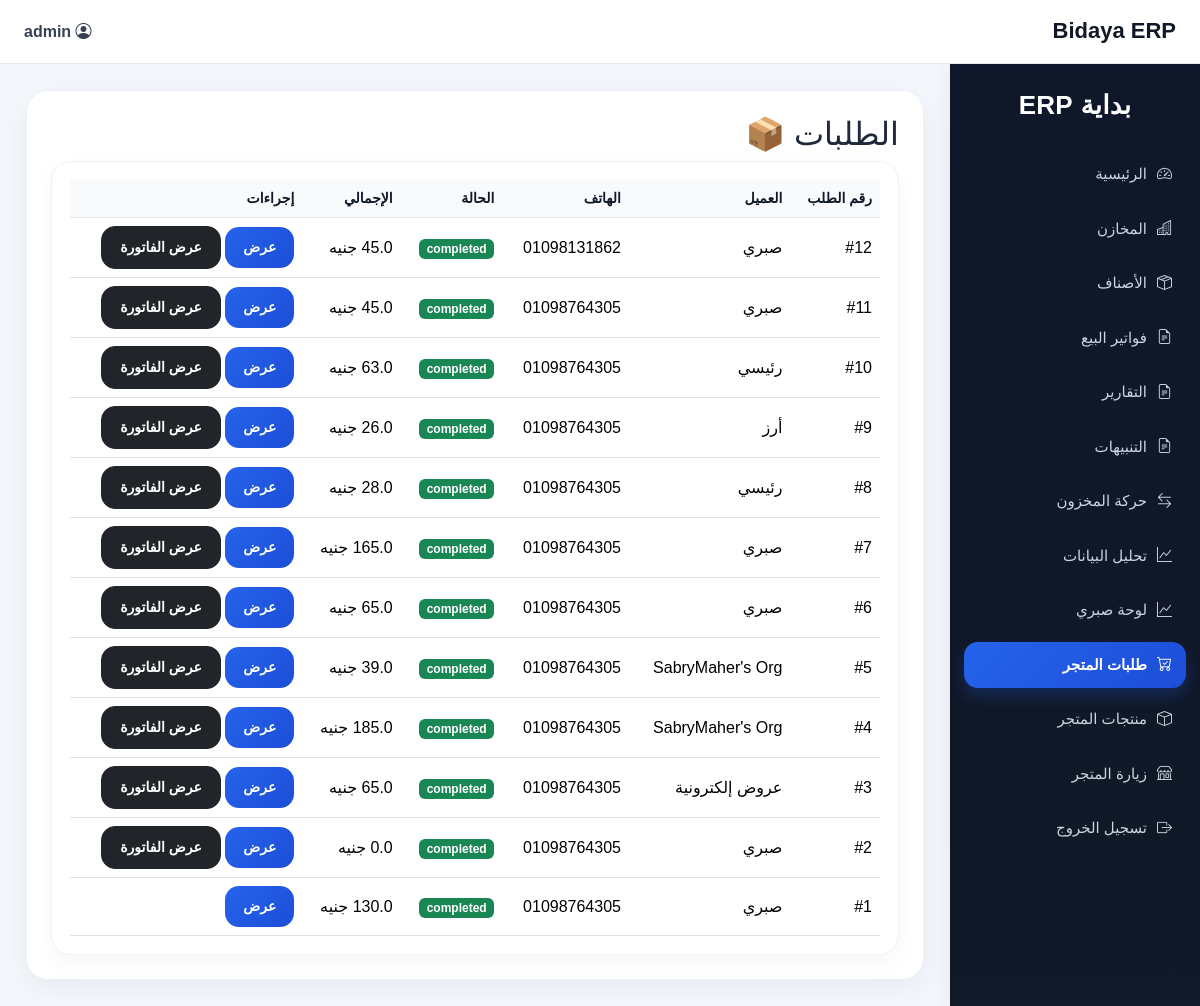
Page /orders (signed in) on the committed database.
### app/models.py (models this page shows, shortened)
class User(db.Model, UserMixin):
    id = db.Column(db.Integer, primary_key=True)
    username = db.Column(db.String(50), unique=True, nullable=False)
    email = db.Column(db.String(120), unique=True, nullable=False)
    password = db.Column(db.String(255), nullable=False)
    role = db.Column(db.String(20), default="operator")
    created_at = db.Column(db.DateTime, default=datetime.utcnow)

class Order(db.Model):
    id = db.Column(db.Integer, primary_key=True)
    customer_name = db.Column(db.String(200), nullable=False)
    customer_phone = db.Column(db.String(50), nullable=False)
    status = db.Column(db.String(50), default="pending", nullable=False)
    total_amount = db.Column(db.Float, default=0)
    created_at = db.Column(db.DateTime, default=datetime.utcnow)
    invoice_id = db.Column(db.Integer, db.ForeignKey("sales_invoice.id"), nullable=True)
    order_number = db.Column(db.String(50), unique=True, nullable=False, index=True)
    payment_status = db.Column(db.String(50), default="paid", nullable=False)
    commission = db.Column(db.Float, default=0)
    notes = db.Column(db.Text)
    created_at = db.Column(db.DateTime, default=datetime.utcnow)
    items = db.relationship("OrderItem", backref="order", lazy=True, cascade="all, delete-orphan")

### app/routes.py (the view)
    @app.route("/orders")
    @login_required
    def orders():
        all_orders = Order.query.order_by(Order.id.desc()).all()
        return render_template("shop/orders.html", orders=all_orders)

### app/models.py (called while the page is built)
@login_manager.user_loader
def load_user(user_id):
    return User.query.get(int(user_id))

### app/templates/shop/orders.html (shortened to what this page needs)
{% extends "layout.html" %}
{% block content %}
<div class="page-card">
    <div class="page-head">
        <h2>الطلبات 📦</h2>
    </div>
    <div class="table-wrap">
        <table class="table">
            <thead>
                <tr>
                    <th>رقم الطلب</th>
                    <th>العميل</th>
                    <th>الهاتف</th>
                    <th>الحالة</th>
                    <th>الإجمالي</th>
                    <th>إجراءات</th>
                </tr>
            </thead>
            <tbody>
                {% for order in orders %}
                <tr>
                    <td>#{{ order.id }}</td>
                    <td>{{ order.customer_name }}</td>
                    <td>{{ order.customer_phone }}</td>
                    <td>
                        {% if order.status == "completed" %}
                        <span class="badge bg-success">completed</span>
                        {% else %}
                        <span class="badge bg-warning text-dark">pending</span>
                        {% endif %}
                    </td>
                    <td>{{ order.total_amount }} جنيه</td>
                    <td class="actions-cell">
                        <a href="{{ url_for('order_detail', order_id=order.id) }}" class="btn btn-sm btn-primary">
                            عرض
                        </a>
                        {% if order.invoice_id %}
                        <a href="{{ url_for('order_invoice', order_id=order.id) }}" class="btn btn-sm btn-dark">
                            عرض الفاتورة
                        </a>
                        {% endif %}
                    </td>
                </tr>
                {% else %}
                <tr>
                    <td colspan="6">لا توجد طلبات</td>
                </tr>
                {% endfor %}
            </tbody>
        </table>
    </div>
</div>
{% endblock %}

### app/templates/layout.html (shortened to what this page needs)
<!DOCTYPE html>
<html lang="ar" dir="rtl">
<head>
    <link href="https://cdn.jsdelivr.net/npm/bootstrap@5.3.3/dist/css/bootstrap.rtl.min.css" rel="stylesheet">
    <link href="https://cdn.jsdelivr.net/npm/bootstrap-icons@1.11.3/font/bootstrap-icons.css" rel="stylesheet">
</head>
<body>
    {% if current_user.is_authenticated %}
    <div class="topbar">
        <h1 class="topbar-title">Bidaya ERP</h1>
        <div class="user-box">
            <span><i class="bi bi-person-circle"></i> {{ current_user.username }}</span>
        </div>
    </div>
    <aside class="sidebar">
        <div class="brand">بداية ERP</div>
        <nav class="nav flex-column">
            <a class="nav-link {% if request.endpoint == 'dashboard' %}active{% endif %}"
                href="{{ url_for('dashboard') }}">
                <i class="bi bi-speedometer2"></i><span>الرئيسية</span>
            </a>
            <a class="nav-link {% if request.endpoint == 'warehouses' %}active{% endif %}"
                href="{{ url_for('warehouses') }}">
                <i class="bi bi-buildings"></i><span>المخازن</span>
            </a>
            <a class="nav-link {% if request.endpoint == 'items' %}active{% endif %}" href="{{ url_for('items') }}">
                <i class="bi bi-box-seam"></i><span>الأصناف</span>
            </a>
            <a class="nav-link {% if request.endpoint == 'invoices' %}active{% endif %}"
                href="{{ url_for('invoices') }}">
                <i class="bi bi-file-earmark-text"></i><span>فواتير البيع</span>
            </a>
            <a class="nav-link {% if request.endpoint == 'reports' %}active{% endif %}" href="{{ url_for('reports') }}">
                <i class="bi bi-file-earmark-text"></i><span>التقارير</span>
            </a>
            <a class="nav-link {% if request.endpoint == 'alerts_page' %}active{% endif %}"
                href="{{ url_for('alerts_page') }}">
                <i class="bi bi-file-earmark-text"></i><span>التنبيهات</span>
            </a>
            <a class="nav-link {% if request.endpoint == 'movement' %}active{% endif %}"
                href="{{ url_for('movement') }}">
                <i class="bi bi-arrow-left-right"></i><span>حركة المخزون</span>
            </a>
            <a class="nav-link {% if request.endpoint == 'analytics' %}active{% endif %}"
                href="{{ url_for('analytics') }}">
                <i class="bi bi-graph-up"></i><span>تحليل البيانات</span>
            </a>
            <a class="nav-link {% if request.endpoint == 'owner_kpi' %}active{% endif %}"
                href="{{ url_for('owner_kpi') }}">
                <i class="bi bi-graph-up"></i><span>لوحة صبري</span>
            </a>
            <a class="nav-link {% if request.endpoint == 'orders' or request.endpoint == 'admin_orders' %}active{% endif %}"
                href="{{ url_for('orders') }}">
                <i class="bi bi-cart-check"></i><span>طلبات المتجر</span>
            </a>
            <a class="nav-link {% if request.endpoint == 'admin_products' %}active{% endif %}"
                href="{{ url_for('admin_products') }}">
                <i class="bi bi-box"></i><span>منتجات المتجر</span>
            </a>
            <a class="nav-link" href="{{ url_for('shop_home') }}" target="_blank">
                <i class="bi bi-shop"></i><span>زيارة المتجر</span>
            </a>
            <a class="nav-link" href="{{ url_for('logout') }}">
                <i class="bi bi-box-arrow-right"></i><span>تسجيل الخروج</span>
            </a>
        </nav>
    </aside>
    {% endif %}
    <main class="{% if current_user.is_authenticated %}main-content{% else %}public-content{% endif %}">
        <div class="{% if current_user.is_authenticated %}content-card{% else %}container{% endif %}">
            {% block content %}{% endblock %}
        </div>
    </main>
</body>
</html>

### app/templates/layout.html (style rules this page uses)
body { background: #f4f7fb; font-family: Tahoma, Arial, sans-serif; color: #1f2937; }
.topbar { height: 64px; background: #ffffff; border-bottom: 1px solid #e5e7eb; display: flex; align-items: center; justify-content: space-between; padding: 0 24px; position: fixed; top: 0; right: 0; left: 0; z-index: 1030; }
.topbar-title { font-size: 22px; font-weight: 800; margin: 0; color: #111827; }
.user-box { display: flex; align-items: center; gap: 10px; font-weight: 600; color: #374151; }
.sidebar { width: 250px; background: linear-gradient(180deg, #0f172a 0%, #111827 100%); color: #fff; position: fixed; top: 64px; right: 0; bottom: 0; padding: 22px 14px; overflow-y: auto; box-shadow: -4px 0 18px rgba(0, 0, 0, 0.06); }
.brand { font-size: 26px; font-weight: 800; color: #fff; margin-bottom: 26px; text-align: center; letter-spacing: 0.3px; }
.sidebar .nav-link { color: #cbd5e1; border-radius: 14px; padding: 12px 14px; margin-bottom: 8px; font-size: 15px; display: flex; align-items: center; gap: 10px; transition: all 0.2s ease; }
.sidebar .nav-link.active { background: linear-gradient(135deg, #2563eb, #1d4ed8); color: #fff; font-weight: 700; box-shadow: 0 8px 16px rgba(37, 99, 235, 0.25); }
.main-content { margin-top: 64px; margin-right: 250px; padding: 26px; }
.content-card { background: #fff; border-radius: 22px; padding: 24px; box-shadow: 0 8px 30px rgba(15, 23, 42, 0.06); border: 1px solid #eef2f7; }
.btn { border-radius: 14px; font-weight: 700; padding: 10px 18px; }
.btn-primary { background: linear-gradient(135deg, #2563eb, #1d4ed8); border: none; }
.table-wrap { background: #fff; border: 1px solid #eef2f7; border-radius: 20px; padding: 18px; box-shadow: 0 8px 22px rgba(15, 23, 42, 0.04); }
.table { margin-bottom: 0; vertical-align: middle; }
.table thead th { background: #f8fafc; color: #111827; font-size: 14px; font-weight: 800; border-bottom: 1px solid #e5e7eb; }

### rows in the picture
User: username "admin"
Order: id "12", customer_name "صبري", customer_phone "01098131862", status "completed", total_amount "45.0"
Order: id "11", customer_name "صبري", customer_phone "01098764305", status "completed", total_amount "45.0"
Order: id "10", customer_name "رئيسي", customer_phone "01098764305", status "completed"
Order: id "9", customer_name "أرز", customer_phone "01098764305", status "completed"
Order: id "8", customer_name "رئيسي", customer_phone "01098764305", status "completed"
Order: id "7", customer_name "صبري", customer_phone "01098764305", status "completed"
Order: id "6", customer_name "صبري", customer_phone "01098764305", status "completed"
Order: id "5", customer_name "SabryMaher's Org", customer_phone "01098764305", status "completed"
Order: id "4", customer_name "SabryMaher's Org", customer_phone "01098764305", status "completed"
Order: id "3", customer_name "عروض إلكترونية", customer_phone "01098764305", status "completed"
Order: id "2", customer_name "صبري", customer_phone "01098764305", status "completed"
Order: id "1", customer_name "صبري", customer_phone "01098764305", status "completed"
